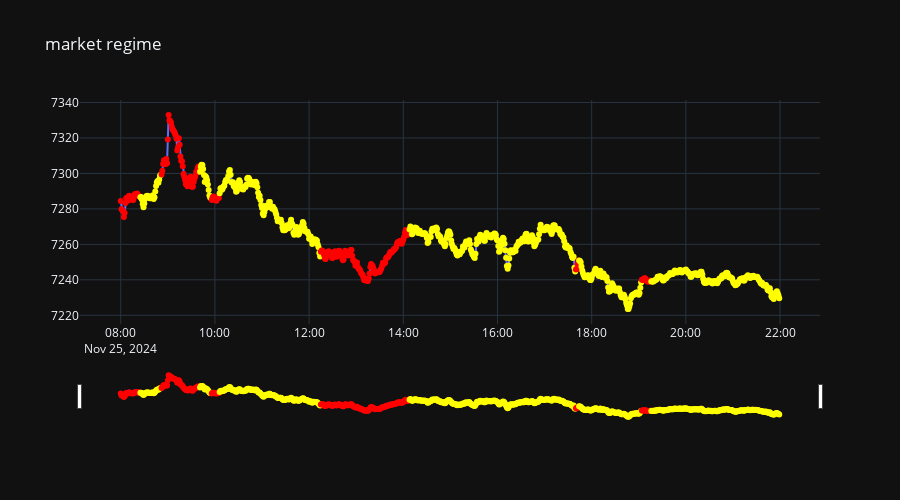

Notebook cell for this chart:
### Code cell
mark = dict(color=[ 'yellow' if x == 0 else 'red' if x == 1 else 'green'  for x in graph['state']])



fig = go.Figure(data=[go.Scatter(x=graph['SnapshotTime'], y=graph['olhc4'],  mode='lines+markers', marker = mark)])

layout = go.Layout(template='plotly_dark',
                   title ='market regime' , height=500,
                    xaxis_rangeslider_visible=True)
fig.update_layout(layout)
fig.show()

### Figure 1 — Plotly figure (JSON) as saved in the notebook; plotly's stock layout.template omitted (floating-point values rounded to 4 significant figures; data arrays with more than 128 entries replaced by an {"elided": "..."} marker saying what was removed)
{"data": [{"marker": {"color": {"elided": "840 str values"}}, "mode": "lines+markers", "type": "scatter", "x": {"elided": "840 str values"}, "y": {"elided": "840 float values"}}], "layout": {"height": 500, "title": {"text": "market regime"}, "xaxis": {"rangeslider": {"visible": true}}}}
